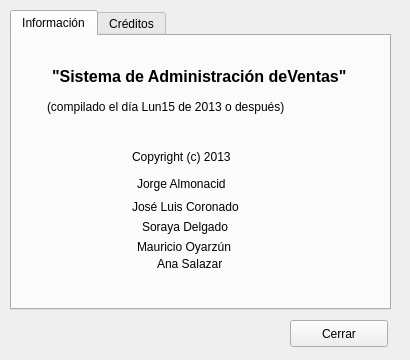
<?xml version="1.0" encoding="UTF-8"?>
<ui version="4.0">
 <class>Form</class>
 <widget class="QWidget" name="Form">
  <property name="geometry">
   <rect>
    <x>0</x>
    <y>0</y>
    <width>410</width>
    <height>360</height>
   </rect>
  </property>
  <property name="windowTitle">
   <string>Form</string>
  </property>
  <widget class="QTabWidget" name="tabWidget">
   <property name="geometry">
    <rect>
     <x>10</x>
     <y>10</y>
     <width>381</width>
     <height>300</height>
    </rect>
   </property>
   <property name="currentIndex">
    <number>0</number>
   </property>
   <widget class="QWidget" name="tab_2">
    <attribute name="title">
     <string>Información</string>
    </attribute>
    <widget class="QLabel" name="label_7">
     <property name="geometry">
      <rect>
       <x>40</x>
       <y>30</y>
       <width>311</width>
       <height>21</height>
      </rect>
     </property>
     <property name="font">
      <font>
       <pointsize>12</pointsize>
       <weight>75</weight>
       <bold>true</bold>
      </font>
     </property>
     <property name="text">
      <string>&quot;Sistema de Administración deVentas&quot;</string>
     </property>
    </widget>
    <widget class="QLabel" name="label_8">
     <property name="geometry">
      <rect>
       <x>35</x>
       <y>60</y>
       <width>300</width>
       <height>21</height>
      </rect>
     </property>
     <property name="text">
      <string>(compilado el día Lun15 de 2013 o después)</string>
     </property>
    </widget>
    <widget class="QLabel" name="label_9">
     <property name="geometry">
      <rect>
       <x>120</x>
       <y>110</y>
       <width>130</width>
       <height>21</height>
      </rect>
     </property>
     <property name="text">
      <string>Copyright (c) 2013 </string>
     </property>
    </widget>
    <widget class="QLabel" name="label_10">
     <property name="geometry">
      <rect>
       <x>125</x>
       <y>140</y>
       <width>120</width>
       <height>16</height>
      </rect>
     </property>
     <property name="text">
      <string>Jorge Almonacid</string>
     </property>
    </widget>
    <widget class="QLabel" name="label_11">
     <property name="geometry">
      <rect>
       <x>120</x>
       <y>160</y>
       <width>130</width>
       <height>21</height>
      </rect>
     </property>
     <property name="text">
      <string>José Luis Coronado</string>
     </property>
    </widget>
    <widget class="QLabel" name="label_12">
     <property name="geometry">
      <rect>
       <x>130</x>
       <y>180</y>
       <width>110</width>
       <height>21</height>
      </rect>
     </property>
     <property name="text">
      <string>Soraya Delgado</string>
     </property>
    </widget>
    <widget class="QLabel" name="label_13">
     <property name="geometry">
      <rect>
       <x>125</x>
       <y>200</y>
       <width>120</width>
       <height>21</height>
      </rect>
     </property>
     <property name="text">
      <string>Mauricio Oyarzún</string>
     </property>
    </widget>
    <widget class="QLabel" name="label_14">
     <property name="geometry">
      <rect>
       <x>145</x>
       <y>220</y>
       <width>80</width>
       <height>16</height>
      </rect>
     </property>
     <property name="text">
      <string>Ana Salazar</string>
     </property>
    </widget>
   </widget>
   <widget class="QWidget" name="tab">
    <attribute name="title">
     <string>Créditos</string>
    </attribute>
    <widget class="QLabel" name="label">
     <property name="geometry">
      <rect>
       <x>120</x>
       <y>20</y>
       <width>111</width>
       <height>21</height>
      </rect>
     </property>
     <property name="font">
      <font>
       <weight>75</weight>
       <italic>true</italic>
       <bold>true</bold>
       <underline>true</underline>
      </font>
     </property>
     <property name="text">
      <string>Desarrolladores</string>
     </property>
    </widget>
    <widget class="QLabel" name="label_2">
     <property name="geometry">
      <rect>
       <x>20</x>
       <y>80</y>
       <width>131</width>
       <height>21</height>
      </rect>
     </property>
     <property name="text">
      <string>José Luis Coronado</string>
     </property>
    </widget>
    <widget class="QLabel" name="label_3">
     <property name="geometry">
      <rect>
       <x>20</x>
       <y>110</y>
       <width>111</width>
       <height>16</height>
      </rect>
     </property>
     <property name="text">
      <string>Soraya Delgado </string>
     </property>
    </widget>
    <widget class="QLabel" name="label_4">
     <property name="geometry">
      <rect>
       <x>20</x>
       <y>130</y>
       <width>121</width>
       <height>21</height>
      </rect>
     </property>
     <property name="text">
      <string>Mauricio Oyarzún</string>
     </property>
    </widget>
    <widget class="QLabel" name="label_5">
     <property name="geometry">
      <rect>
       <x>20</x>
       <y>60</y>
       <width>121</width>
       <height>16</height>
      </rect>
     </property>
     <property name="text">
      <string>Jorge Almonacid </string>
     </property>
    </widget>
    <widget class="QLabel" name="label_6">
     <property name="geometry">
      <rect>
       <x>20</x>
       <y>160</y>
       <width>91</width>
       <height>16</height>
      </rect>
     </property>
     <property name="text">
      <string>Ana Salazar</string>
     </property>
    </widget>
    <widget class="QLabel" name="label_15">
     <property name="geometry">
      <rect>
       <x>180</x>
       <y>60</y>
       <width>191</width>
       <height>16</height>
      </rect>
     </property>
     <property name="text">
      <string>&lt;coke_skate@hotmail.com&gt;</string>
     </property>
    </widget>
    <widget class="QLabel" name="label_16">
     <property name="geometry">
      <rect>
       <x>150</x>
       <y>80</y>
       <width>221</width>
       <height>21</height>
      </rect>
     </property>
     <property name="text">
      <string>&lt;jose_182.osorno@hotmail.com&gt;</string>
     </property>
    </widget>
    <widget class="QLabel" name="label_17">
     <property name="geometry">
      <rect>
       <x>180</x>
       <y>110</y>
       <width>191</width>
       <height>16</height>
      </rect>
     </property>
     <property name="text">
      <string>&lt;soraya7589@hotmail.com&gt;</string>
     </property>
    </widget>
    <widget class="QLabel" name="label_18">
     <property name="geometry">
      <rect>
       <x>200</x>
       <y>130</y>
       <width>181</width>
       <height>21</height>
      </rect>
     </property>
     <property name="text">
      <string>&lt;huntermo7@gmail.com&gt;</string>
     </property>
    </widget>
    <widget class="QLabel" name="label_19">
     <property name="geometry">
      <rect>
       <x>200</x>
       <y>160</y>
       <width>181</width>
       <height>16</height>
      </rect>
     </property>
     <property name="text">
      <string>&lt;annie.gsl@outlook.com&gt;</string>
     </property>
    </widget>
   </widget>
  </widget>
  <widget class="QPushButton" name="pushButton">
   <property name="geometry">
    <rect>
     <x>290</x>
     <y>320</y>
     <width>98</width>
     <height>27</height>
    </rect>
   </property>
   <property name="text">
    <string>Cerrar</string>
   </property>
  </widget>
 </widget>
 <resources/>
 <connections/>
</ui>
